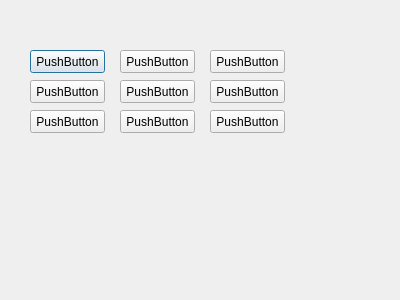
<?xml version="1.0" encoding="UTF-8"?>
<ui version="4.0">
 <class>Dialog</class>
 <widget class="QDialog" name="Dialog">
  <property name="geometry">
   <rect>
    <x>0</x>
    <y>0</y>
    <width>400</width>
    <height>300</height>
   </rect>
  </property>
  <property name="windowTitle">
   <string>Dialog</string>
  </property>
  <widget class="QPushButton" name="pushButton_1">
   <property name="geometry">
    <rect>
     <x>30</x>
     <y>50</y>
     <width>75</width>
     <height>23</height>
    </rect>
   </property>
   <property name="text">
    <string>PushButton</string>
   </property>
  </widget>
  <widget class="QPushButton" name="pushButton_2">
   <property name="geometry">
    <rect>
     <x>30</x>
     <y>80</y>
     <width>75</width>
     <height>23</height>
    </rect>
   </property>
   <property name="text">
    <string>PushButton</string>
   </property>
  </widget>
  <widget class="QPushButton" name="pushButton_3">
   <property name="geometry">
    <rect>
     <x>30</x>
     <y>110</y>
     <width>75</width>
     <height>23</height>
    </rect>
   </property>
   <property name="text">
    <string>PushButton</string>
   </property>
  </widget>
  <widget class="QPushButton" name="pushButton_4">
   <property name="geometry">
    <rect>
     <x>120</x>
     <y>50</y>
     <width>75</width>
     <height>23</height>
    </rect>
   </property>
   <property name="text">
    <string>PushButton</string>
   </property>
  </widget>
  <widget class="QPushButton" name="pushButton_5">
   <property name="geometry">
    <rect>
     <x>120</x>
     <y>80</y>
     <width>75</width>
     <height>23</height>
    </rect>
   </property>
   <property name="text">
    <string>PushButton</string>
   </property>
  </widget>
  <widget class="QPushButton" name="pushButton_6">
   <property name="geometry">
    <rect>
     <x>120</x>
     <y>110</y>
     <width>75</width>
     <height>23</height>
    </rect>
   </property>
   <property name="text">
    <string>PushButton</string>
   </property>
  </widget>
  <widget class="QPushButton" name="pushButton_7">
   <property name="geometry">
    <rect>
     <x>210</x>
     <y>50</y>
     <width>75</width>
     <height>23</height>
    </rect>
   </property>
   <property name="text">
    <string>PushButton</string>
   </property>
  </widget>
  <widget class="QPushButton" name="pushButton_8">
   <property name="geometry">
    <rect>
     <x>210</x>
     <y>80</y>
     <width>75</width>
     <height>23</height>
    </rect>
   </property>
   <property name="text">
    <string>PushButton</string>
   </property>
  </widget>
  <widget class="QPushButton" name="pushButton_9">
   <property name="geometry">
    <rect>
     <x>210</x>
     <y>110</y>
     <width>75</width>
     <height>23</height>
    </rect>
   </property>
   <property name="text">
    <string>PushButton</string>
   </property>
  </widget>
 </widget>
 <resources/>
 <connections/>
</ui>
